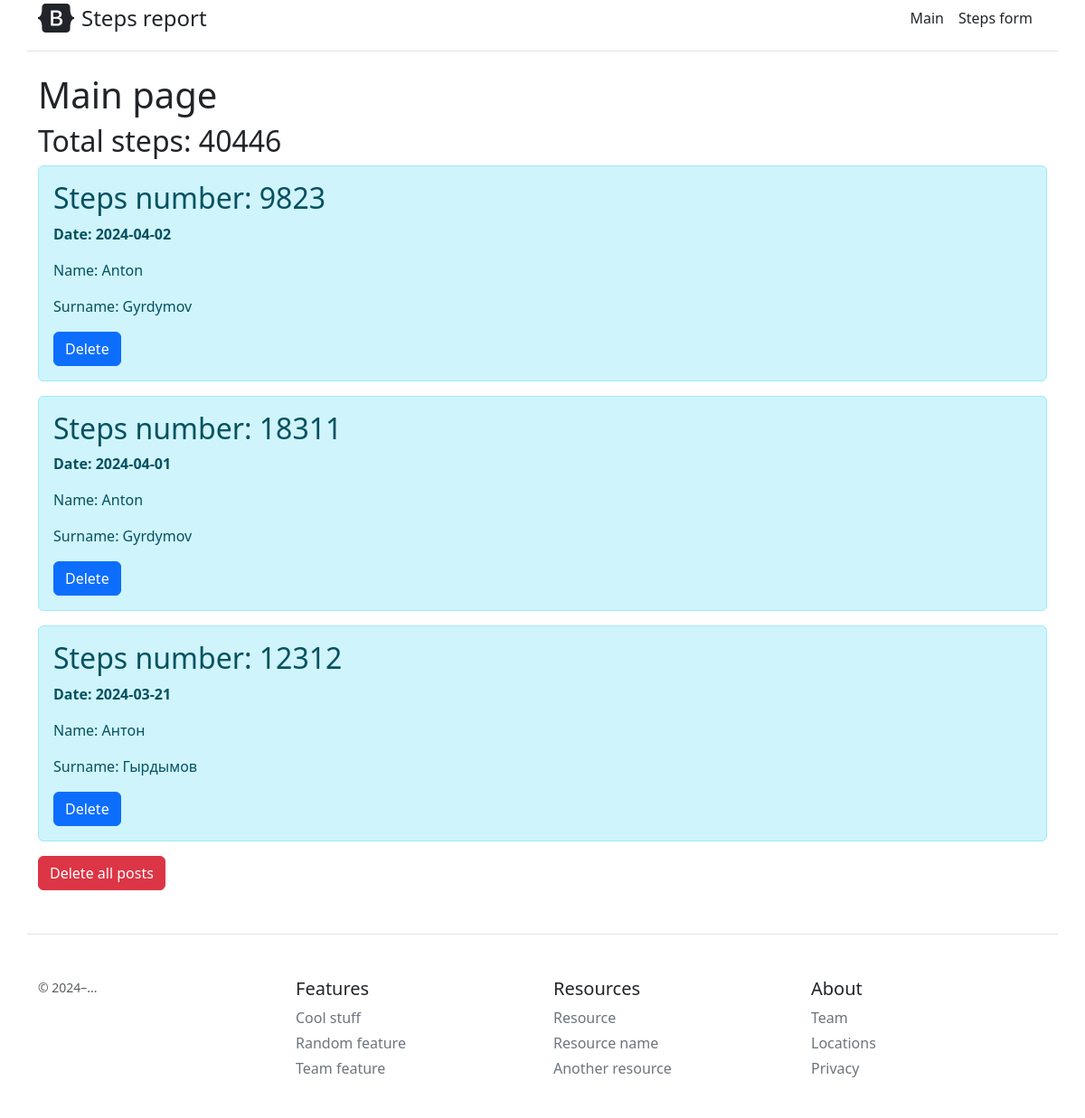
The page / on the database its author committed.
### main.py (models this page shows, shortened)
class Article(db.Model):
    steps = db.Column(db.Integer, default=0)
    date = db.Column(db.Text, default=datetime.utcnow)
    firstName = db.Column(db.String, nullable=False)
    lastName = db.Column(db.String, nullable=False)
    id = db.Column(db.Integer, nullable=False, primary_key=True)

### main.py (the view)
@app.route('/')
def main():
    global total_steps
    articles = Article.query.order_by(Article.date.desc()).all()
    return render_template('main.html', articles=articles, total_steps=total_steps)

### templates/main.html (shortened to what this page needs)
{% extends 'base.html' %}
{% block body %}
<div class="container">
    <h1>Main page</h1>
    <h2>Total steps: {{ total_steps }}</h2>
    {% for el in articles %}
    <div class="alert alert-info">
        <h2>Steps number: {{el.steps }}</h2>
        <p><b>Date: {{ el.date }}</b></p>
        <p>Name: {{ el.firstName }}</p>
        <p>Surname: {{ el.lastName }}</p>
        <a href="/{{el.id}}/del" class="btn btn-primary">Delete</a>
    </div>
    {% endfor %}
    <a href="/del_all" class="btn btn-danger">Delete all posts</a>
</div>
{% endblock %}

### templates/base.html (shortened to what this page needs)
<!DOCTYPE html>
<html lang="en">
<head>
    <link rel="stylesheet" href="https://cdn.jsdelivr.net/npm/bootstrap@5.3.2/dist/css/bootstrap.min.css">
</head>
<body>
    <div class="container d-flex flex-column flex-md-row align-items-center pb-3 mb-4 border-bottom">
        <a href="/" class="d-flex align-items-center text-dark text-decoration-none">
          <span class="fs-4">Steps report</span>
        </a>
        <nav class="d-inline-flex mt-2 mt-md-0 ms-md-auto">
          <a class="me-3 py-2 text-dark text-decoration-none" href="/">Main</a>
          <a class="me-3 py-2 text-dark text-decoration-none" href="/form">Steps form</a>
        </nav>
      </div>
    {% block body %}{% endblock %}
      <footer class="container pt-4 my-md-5 pt-md-5 border-top">
        <div class="row">
          <div class="col-12 col-md">
            <small class="d-block mb-3 text-muted">© 2024–...</small>
          </div>
          <div class="col-6 col-md">
            <h5>Features</h5>
            <ul class="list-unstyled text-small">
              <li class="mb-1"><a class="link-secondary text-decoration-none" href="#">Cool stuff</a></li>
              <li class="mb-1"><a class="link-secondary text-decoration-none" href="#">Random feature</a></li>
              <li class="mb-1"><a class="link-secondary text-decoration-none" href="#">Team feature</a></li>
            </ul>
          </div>
          <div class="col-6 col-md">
            <h5>Resources</h5>
            <ul class="list-unstyled text-small">
              <li class="mb-1"><a class="link-secondary text-decoration-none" href="#">Resource</a></li>
              <li class="mb-1"><a class="link-secondary text-decoration-none" href="#">Resource name</a></li>
              <li class="mb-1"><a class="link-secondary text-decoration-none" href="#">Another resource</a></li>
            </ul>
          </div>
          <div class="col-6 col-md">
            <h5>About</h5>
            <ul class="list-unstyled text-small">
              <li class="mb-1"><a class="link-secondary text-decoration-none" href="#">Team</a></li>
              <li class="mb-1"><a class="link-secondary text-decoration-none" href="#">Locations</a></li>
              <li class="mb-1"><a class="link-secondary text-decoration-none" href="#">Privacy</a></li>
            </ul>
          </div>
        </div>
      </footer>
</body>
</html>

### rows shown on the page
Article: steps "9823", date "2024-04-02", firstName "Anton", lastName "Gyrdymov"
Article: steps "18311", date "2024-04-01", firstName "Anton", lastName "Gyrdymov"
Article: steps "12312", date "2024-03-21", firstName "Антон", lastName "Гырдымов"

### other values the page prints
{{ total_steps }} "40446"
